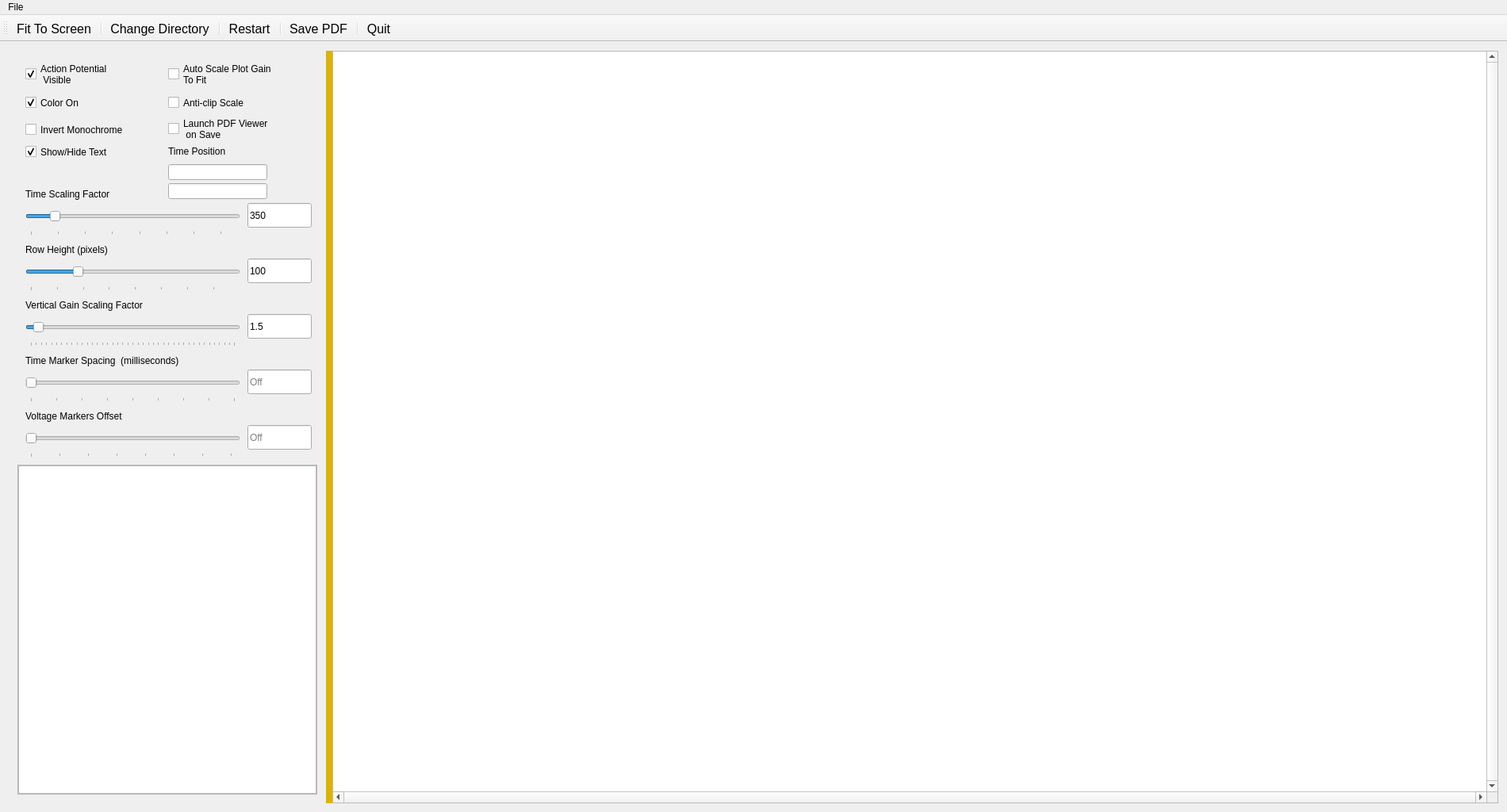
<?xml version="1.0" encoding="UTF-8"?>
<ui version="4.0">
 <class>SimViewer</class>
 <widget class="QMainWindow" name="SimViewer">
  <property name="geometry">
   <rect>
    <x>0</x>
    <y>0</y>
    <width>1900</width>
    <height>1024</height>
   </rect>
  </property>
  <property name="sizePolicy">
   <sizepolicy hsizetype="Expanding" vsizetype="Preferred">
    <horstretch>0</horstretch>
    <verstretch>0</verstretch>
   </sizepolicy>
  </property>
  <property name="mouseTracking">
   <bool>false</bool>
  </property>
  <property name="windowTitle">
   <string>SimViewer</string>
  </property>
  <property name="windowIcon">
   <iconset resource="simviewer.qrc">
    <normaloff>:/simviewer.png</normaloff>
    <normalon>:/simviewer.png</normalon>:/simviewer.png</iconset>
  </property>
  <property name="toolButtonStyle">
   <enum>Qt::ToolButtonIconOnly</enum>
  </property>
  <property name="animated">
   <bool>true</bool>
  </property>
  <widget class="QWidget" name="centralWidget">
   <property name="mouseTracking">
    <bool>false</bool>
   </property>
   <layout class="QHBoxLayout" name="horizontalLayout_2">
    <item>
     <widget class="QSplitter" name="winSplitter">
      <property name="sizePolicy">
       <sizepolicy hsizetype="MinimumExpanding" vsizetype="Preferred">
        <horstretch>0</horstretch>
        <verstretch>0</verstretch>
       </sizepolicy>
      </property>
      <property name="maximumSize">
       <size>
        <width>16777215</width>
        <height>16777215</height>
       </size>
      </property>
      <property name="mouseTracking">
       <bool>false</bool>
      </property>
      <property name="styleSheet">
       <string notr="true">QSplitter:handle:horizontal {background:rgb(220,180,0)}</string>
      </property>
      <property name="frameShape">
       <enum>QFrame::NoFrame</enum>
      </property>
      <property name="midLineWidth">
       <number>0</number>
      </property>
      <property name="orientation">
       <enum>Qt::Horizontal</enum>
      </property>
      <property name="handleWidth">
       <number>8</number>
      </property>
      <widget class="QFrame" name="leftFrame">
       <property name="sizePolicy">
        <sizepolicy hsizetype="MinimumExpanding" vsizetype="Expanding">
         <horstretch>0</horstretch>
         <verstretch>0</verstretch>
        </sizepolicy>
       </property>
       <property name="maximumSize">
        <size>
         <width>400</width>
         <height>16777215</height>
        </size>
       </property>
       <property name="frameShape">
        <enum>QFrame::NoFrame</enum>
       </property>
       <property name="frameShadow">
        <enum>QFrame::Raised</enum>
       </property>
       <layout class="QVBoxLayout" name="verticalLayout_3" stretch="6,5">
        <item>
         <widget class="QFrame" name="leftTopSubFrame">
          <property name="sizePolicy">
           <sizepolicy hsizetype="Preferred" vsizetype="Preferred">
            <horstretch>0</horstretch>
            <verstretch>0</verstretch>
           </sizepolicy>
          </property>
          <property name="minimumSize">
           <size>
            <width>0</width>
            <height>505</height>
           </size>
          </property>
          <property name="maximumSize">
           <size>
            <width>16777215</width>
            <height>16777215</height>
           </size>
          </property>
          <property name="frameShape">
           <enum>QFrame::NoFrame</enum>
          </property>
          <property name="frameShadow">
           <enum>QFrame::Raised</enum>
          </property>
          <widget class="QCheckBox" name="showText">
           <property name="geometry">
            <rect>
             <x>10</x>
             <y>105</y>
             <width>211</width>
             <height>23</height>
            </rect>
           </property>
           <property name="text">
            <string>Show/Hide Text</string>
           </property>
           <property name="checked">
            <bool>true</bool>
           </property>
          </widget>
          <widget class="QSlider" name="tbaseSlider">
           <property name="geometry">
            <rect>
             <x>10</x>
             <y>181</y>
             <width>271</width>
             <height>41</height>
            </rect>
           </property>
           <property name="font">
            <font>
             <pointsize>10</pointsize>
            </font>
           </property>
           <property name="mouseTracking">
            <bool>true</bool>
           </property>
           <property name="autoFillBackground">
            <bool>false</bool>
           </property>
           <property name="styleSheet">
            <string notr="true"/>
           </property>
           <property name="minimum">
            <number>1</number>
           </property>
           <property name="maximum">
            <number>3000</number>
           </property>
           <property name="singleStep">
            <number>1</number>
           </property>
           <property name="pageStep">
            <number>100</number>
           </property>
           <property name="value">
            <number>350</number>
           </property>
           <property name="tracking">
            <bool>true</bool>
           </property>
           <property name="orientation">
            <enum>Qt::Horizontal</enum>
           </property>
           <property name="invertedAppearance">
            <bool>false</bool>
           </property>
           <property name="invertedControls">
            <bool>false</bool>
           </property>
           <property name="tickPosition">
            <enum>QSlider::TicksBelow</enum>
           </property>
           <property name="tickInterval">
            <number>400</number>
           </property>
          </widget>
          <widget class="QLabel" name="spaceLabel">
           <property name="geometry">
            <rect>
             <x>10</x>
             <y>231</y>
             <width>261</width>
             <height>17</height>
            </rect>
           </property>
           <property name="text">
            <string>Row Height (pixels)</string>
           </property>
          </widget>
          <widget class="QLineEdit" name="spaceText">
           <property name="geometry">
            <rect>
             <x>290</x>
             <y>251</y>
             <width>81</width>
             <height>31</height>
            </rect>
           </property>
           <property name="text">
            <string>100</string>
           </property>
           <property name="readOnly">
            <bool>true</bool>
           </property>
          </widget>
          <widget class="QSlider" name="voltmarkerSlider">
           <property name="geometry">
            <rect>
             <x>10</x>
             <y>461</y>
             <width>271</width>
             <height>41</height>
            </rect>
           </property>
           <property name="minimum">
            <number>-1</number>
           </property>
           <property name="maximum">
            <number>70</number>
           </property>
           <property name="pageStep">
            <number>5</number>
           </property>
           <property name="value">
            <number>-1</number>
           </property>
           <property name="sliderPosition">
            <number>-1</number>
           </property>
           <property name="orientation">
            <enum>Qt::Horizontal</enum>
           </property>
           <property name="tickPosition">
            <enum>QSlider::TicksBelow</enum>
           </property>
           <property name="tickInterval">
            <number>10</number>
           </property>
          </widget>
          <widget class="QLineEdit" name="vgainText">
           <property name="geometry">
            <rect>
             <x>290</x>
             <y>321</y>
             <width>81</width>
             <height>31</height>
            </rect>
           </property>
           <property name="text">
            <string>1.5</string>
           </property>
           <property name="readOnly">
            <bool>true</bool>
           </property>
          </widget>
          <widget class="QLabel" name="voltmarkerLabel">
           <property name="geometry">
            <rect>
             <x>10</x>
             <y>441</y>
             <width>261</width>
             <height>17</height>
            </rect>
           </property>
           <property name="text">
            <string>Voltage Markers Offset</string>
           </property>
          </widget>
          <widget class="QCheckBox" name="colorOn">
           <property name="geometry">
            <rect>
             <x>10</x>
             <y>43</y>
             <width>151</width>
             <height>23</height>
            </rect>
           </property>
           <property name="text">
            <string>Color On</string>
           </property>
           <property name="checked">
            <bool>true</bool>
           </property>
          </widget>
          <widget class="QLineEdit" name="voltmarkerText">
           <property name="geometry">
            <rect>
             <x>290</x>
             <y>461</y>
             <width>81</width>
             <height>31</height>
            </rect>
           </property>
           <property name="text">
            <string/>
           </property>
           <property name="readOnly">
            <bool>true</bool>
           </property>
           <property name="placeholderText">
            <string>Off</string>
           </property>
          </widget>
          <widget class="QSlider" name="vgainSlider">
           <property name="geometry">
            <rect>
             <x>10</x>
             <y>321</y>
             <width>271</width>
             <height>41</height>
            </rect>
           </property>
           <property name="minimum">
            <number>1</number>
           </property>
           <property name="maximum">
            <number>400</number>
           </property>
           <property name="pageStep">
            <number>5</number>
           </property>
           <property name="value">
            <number>15</number>
           </property>
           <property name="orientation">
            <enum>Qt::Horizontal</enum>
           </property>
           <property name="tickPosition">
            <enum>QSlider::TicksBelow</enum>
           </property>
           <property name="tickInterval">
            <number>10</number>
           </property>
          </widget>
          <widget class="QCheckBox" name="apVisible">
           <property name="geometry">
            <rect>
             <x>10</x>
             <y>2</y>
             <width>151</width>
             <height>33</height>
            </rect>
           </property>
           <property name="text">
            <string>Action Potential
 Visible</string>
           </property>
           <property name="checked">
            <bool>true</bool>
           </property>
          </widget>
          <widget class="QLineEdit" name="timemarkerText">
           <property name="geometry">
            <rect>
             <x>290</x>
             <y>391</y>
             <width>81</width>
             <height>31</height>
            </rect>
           </property>
           <property name="text">
            <string/>
           </property>
           <property name="readOnly">
            <bool>true</bool>
           </property>
           <property name="placeholderText">
            <string>Off</string>
           </property>
          </widget>
          <widget class="QLabel" name="tbaseLabel">
           <property name="geometry">
            <rect>
             <x>10</x>
             <y>161</y>
             <width>271</width>
             <height>17</height>
            </rect>
           </property>
           <property name="text">
            <string>Time Scaling Factor</string>
           </property>
          </widget>
          <widget class="QLabel" name="timeLable">
           <property name="geometry">
            <rect>
             <x>10</x>
             <y>371</y>
             <width>251</width>
             <height>17</height>
            </rect>
           </property>
           <property name="text">
            <string>Time Marker Spacing  (milliseconds)</string>
           </property>
          </widget>
          <widget class="QLineEdit" name="tbaseText">
           <property name="geometry">
            <rect>
             <x>290</x>
             <y>181</y>
             <width>81</width>
             <height>31</height>
            </rect>
           </property>
           <property name="text">
            <string>350</string>
           </property>
           <property name="readOnly">
            <bool>true</bool>
           </property>
          </widget>
          <widget class="QCheckBox" name="invertBW">
           <property name="geometry">
            <rect>
             <x>10</x>
             <y>77</y>
             <width>211</width>
             <height>23</height>
            </rect>
           </property>
           <property name="text">
            <string>Invert Monochrome</string>
           </property>
           <property name="checked">
            <bool>false</bool>
           </property>
          </widget>
          <widget class="QSlider" name="spacingSlider">
           <property name="geometry">
            <rect>
             <x>10</x>
             <y>251</y>
             <width>271</width>
             <height>41</height>
            </rect>
           </property>
           <property name="minimum">
            <number>10</number>
           </property>
           <property name="maximum">
            <number>400</number>
           </property>
           <property name="pageStep">
            <number>10</number>
           </property>
           <property name="value">
            <number>100</number>
           </property>
           <property name="orientation">
            <enum>Qt::Horizontal</enum>
           </property>
           <property name="tickPosition">
            <enum>QSlider::TicksBelow</enum>
           </property>
           <property name="tickInterval">
            <number>50</number>
           </property>
          </widget>
          <widget class="QSlider" name="timemarkerSlider">
           <property name="geometry">
            <rect>
             <x>10</x>
             <y>391</y>
             <width>271</width>
             <height>41</height>
            </rect>
           </property>
           <property name="minimum">
            <number>0</number>
           </property>
           <property name="maximum">
            <number>8000</number>
           </property>
           <property name="pageStep">
            <number>1000</number>
           </property>
           <property name="value">
            <number>0</number>
           </property>
           <property name="tracking">
            <bool>true</bool>
           </property>
           <property name="orientation">
            <enum>Qt::Horizontal</enum>
           </property>
           <property name="tickPosition">
            <enum>QSlider::TicksBelow</enum>
           </property>
           <property name="tickInterval">
            <number>1000</number>
           </property>
          </widget>
          <widget class="QLabel" name="label_3">
           <property name="geometry">
            <rect>
             <x>10</x>
             <y>301</y>
             <width>251</width>
             <height>17</height>
            </rect>
           </property>
           <property name="text">
            <string>Vertical Gain Scaling Factor</string>
           </property>
          </widget>
          <widget class="QCheckBox" name="launchViewer">
           <property name="geometry">
            <rect>
             <x>190</x>
             <y>71</y>
             <width>191</width>
             <height>33</height>
            </rect>
           </property>
           <property name="text">
            <string>Launch PDF Viewer
 on Save</string>
           </property>
           <property name="checked">
            <bool>false</bool>
           </property>
          </widget>
          <widget class="QLineEdit" name="currXY">
           <property name="geometry">
            <rect>
             <x>190</x>
             <y>132</y>
             <width>125</width>
             <height>20</height>
            </rect>
           </property>
           <property name="readOnly">
            <bool>true</bool>
           </property>
          </widget>
          <widget class="QLabel" name="timeLabel">
           <property name="geometry">
            <rect>
             <x>190</x>
             <y>109</y>
             <width>141</width>
             <height>14</height>
            </rect>
           </property>
           <property name="text">
            <string>Time Position</string>
           </property>
          </widget>
          <widget class="QCheckBox" name="autoScale">
           <property name="geometry">
            <rect>
             <x>190</x>
             <y>2</y>
             <width>191</width>
             <height>33</height>
            </rect>
           </property>
           <property name="text">
            <string>Auto Scale Plot Gain
To Fit</string>
           </property>
           <property name="checked">
            <bool>false</bool>
           </property>
          </widget>
          <widget class="QCheckBox" name="autoAntiClip">
           <property name="geometry">
            <rect>
             <x>190</x>
             <y>43</y>
             <width>190</width>
             <height>23</height>
            </rect>
           </property>
           <property name="toolTip">
            <string>&lt;html&gt;&lt;head/&gt;&lt;body&gt;&lt;p&gt;If the current vertical gain setting would cause a Y value to exceed the row height, adjust the gain for that row to keep the value inside the row height.&lt;/p&gt;&lt;/body&gt;&lt;/html&gt;</string>
           </property>
           <property name="text">
            <string>Anti-clip Scale</string>
           </property>
           <property name="checked">
            <bool>false</bool>
           </property>
          </widget>
          <widget class="QLineEdit" name="currXYRaw">
           <property name="geometry">
            <rect>
             <x>190</x>
             <y>156</y>
             <width>125</width>
             <height>20</height>
            </rect>
           </property>
           <property name="readOnly">
            <bool>true</bool>
           </property>
          </widget>
         </widget>
        </item>
        <item>
         <widget class="QFrame" name="leftBottomSubframe">
          <property name="frameShape">
           <enum>QFrame::StyledPanel</enum>
          </property>
          <property name="frameShadow">
           <enum>QFrame::Raised</enum>
          </property>
          <layout class="QVBoxLayout" name="verticalLayout_2">
           <property name="spacing">
            <number>0</number>
           </property>
           <property name="leftMargin">
            <number>0</number>
           </property>
           <property name="topMargin">
            <number>0</number>
           </property>
           <property name="rightMargin">
            <number>0</number>
           </property>
           <property name="bottomMargin">
            <number>0</number>
           </property>
           <item>
            <widget class="QPlainTextEdit" name="infoBox">
             <property name="sizePolicy">
              <sizepolicy hsizetype="Expanding" vsizetype="Expanding">
               <horstretch>0</horstretch>
               <verstretch>0</verstretch>
              </sizepolicy>
             </property>
             <property name="font">
              <font>
               <family>Times New Roman</family>
               <pointsize>12</pointsize>
              </font>
             </property>
             <property name="undoRedoEnabled">
              <bool>false</bool>
             </property>
             <property name="textInteractionFlags">
              <set>Qt::TextSelectableByKeyboard|Qt::TextSelectableByMouse</set>
             </property>
            </widget>
           </item>
          </layout>
         </widget>
        </item>
       </layout>
      </widget>
      <widget class="QFrame" name="rightFrame">
       <property name="frameShape">
        <enum>QFrame::NoFrame</enum>
       </property>
       <property name="frameShadow">
        <enum>QFrame::Raised</enum>
       </property>
       <layout class="QVBoxLayout" name="verticalLayout">
        <property name="spacing">
         <number>0</number>
        </property>
        <property name="leftMargin">
         <number>0</number>
        </property>
        <property name="topMargin">
         <number>0</number>
        </property>
        <property name="rightMargin">
         <number>0</number>
        </property>
        <property name="bottomMargin">
         <number>0</number>
        </property>
        <item>
         <widget class="QGraphicsView" name="plotView">
          <property name="cursor" stdset="0">
           <cursorShape>SizeFDiagCursor</cursorShape>
          </property>
          <property name="mouseTracking">
           <bool>true</bool>
          </property>
          <property name="verticalScrollBarPolicy">
           <enum>Qt::ScrollBarAlwaysOn</enum>
          </property>
          <property name="horizontalScrollBarPolicy">
           <enum>Qt::ScrollBarAlwaysOn</enum>
          </property>
          <property name="sizeAdjustPolicy">
           <enum>QAbstractScrollArea::AdjustIgnored</enum>
          </property>
          <property name="interactive">
           <bool>true</bool>
          </property>
          <property name="alignment">
           <set>Qt::AlignLeading|Qt::AlignLeft|Qt::AlignTop</set>
          </property>
          <property name="dragMode">
           <enum>QGraphicsView::NoDrag</enum>
          </property>
          <property name="transformationAnchor">
           <enum>QGraphicsView::AnchorViewCenter</enum>
          </property>
         </widget>
        </item>
       </layout>
      </widget>
     </widget>
    </item>
   </layout>
  </widget>
  <widget class="QMenuBar" name="menuBar">
   <property name="geometry">
    <rect>
     <x>0</x>
     <y>0</y>
     <width>1900</width>
     <height>22</height>
    </rect>
   </property>
   <widget class="QMenu" name="menuFile">
    <property name="title">
     <string>File</string>
    </property>
    <addaction name="actionQuit"/>
    <addaction name="actionDebug_show_row_boxes"/>
   </widget>
   <addaction name="menuFile"/>
  </widget>
  <widget class="QToolBar" name="mainToolBar">
   <property name="font">
    <font>
     <family>Arial</family>
     <pointsize>12</pointsize>
     <weight>50</weight>
     <bold>false</bold>
    </font>
   </property>
   <property name="toolTip">
    <string/>
   </property>
   <property name="toolButtonStyle">
    <enum>Qt::ToolButtonTextBesideIcon</enum>
   </property>
   <attribute name="toolBarArea">
    <enum>TopToolBarArea</enum>
   </attribute>
   <attribute name="toolBarBreak">
    <bool>false</bool>
   </attribute>
   <addaction name="actionFit"/>
   <addaction name="separator"/>
   <addaction name="actionChange_Directory"/>
   <addaction name="separator"/>
   <addaction name="actionRestart"/>
   <addaction name="separator"/>
   <addaction name="actionactionPDF"/>
   <addaction name="separator"/>
   <addaction name="actionQuit"/>
  </widget>
  <action name="actionQuit">
   <property name="icon">
    <iconset resource="simviewer.qrc">
     <normaloff>:/quit_icon.png</normaloff>:/quit_icon.png</iconset>
   </property>
   <property name="text">
    <string>Quit</string>
   </property>
  </action>
  <action name="actionFit">
   <property name="icon">
    <iconset resource="simviewer.qrc">
     <normaloff>:/fittoscreen_icon.png</normaloff>:/fittoscreen_icon.png</iconset>
   </property>
   <property name="text">
    <string>Fit To Screen</string>
   </property>
   <property name="toolTip">
    <string>&lt;html&gt;&lt;head/&gt;&lt;body&gt;&lt;p&gt;Show Complete Horizontal Plot. The Vertical scale is not affected.&lt;/p&gt;&lt;/body&gt;&lt;/html&gt;</string>
   </property>
  </action>
  <action name="actionactionPDF">
   <property name="icon">
    <iconset resource="simviewer.qrc">
     <normaloff>:/savetopdf_icon.png</normaloff>:/savetopdf_icon.png</iconset>
   </property>
   <property name="text">
    <string>Save PDF</string>
   </property>
   <property name="toolTip">
    <string>Create and optionally view a .pdf file.</string>
   </property>
  </action>
  <action name="actionDebug_show_row_boxes">
   <property name="checkable">
    <bool>true</bool>
   </property>
   <property name="text">
    <string>Debug - show row boxes</string>
   </property>
  </action>
  <action name="actionOpen">
   <property name="text">
    <string>Open</string>
   </property>
  </action>
  <action name="actionChange_Directory">
   <property name="icon">
    <iconset resource="simviewer.qrc">
     <normaloff>:/chdir_icon.png</normaloff>:/chdir_icon.png</iconset>
   </property>
   <property name="text">
    <string>Change Directory</string>
   </property>
   <property name="toolTip">
    <string>&lt;html&gt;&lt;head/&gt;&lt;body&gt;&lt;p&gt;In stand-alone wave file mode, navigate to a directory with wave files. This is not used when simviewer is part of an active simulation.&lt;/p&gt;&lt;/body&gt;&lt;/html&gt;</string>
   </property>
  </action>
  <action name="actionRestart">
   <property name="icon">
    <iconset resource="simviewer.qrc">
     <normaloff>:/restart_icon.png</normaloff>:/restart_icon.png</iconset>
   </property>
   <property name="text">
    <string>Restart</string>
   </property>
   <property name="toolTip">
    <string>&lt;html&gt;&lt;head/&gt;&lt;body&gt;&lt;p&gt;In stand-alone mode, read the wave files in the current directory.&lt;/p&gt;&lt;/body&gt;&lt;/html&gt;</string>
   </property>
  </action>
 </widget>
 <layoutdefault spacing="6" margin="11"/>
 <resources>
  <include location="simviewer.qrc"/>
 </resources>
 <connections/>
</ui>
